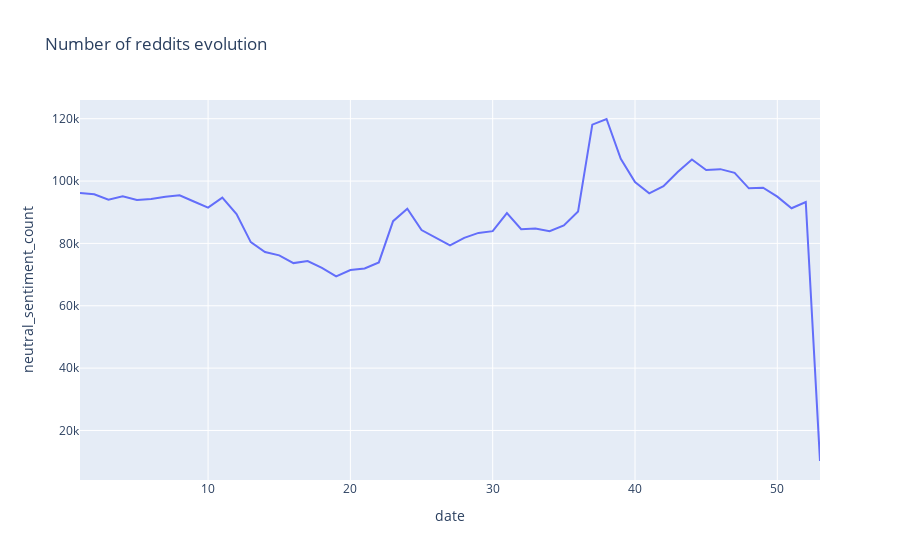

Here is the notebook cell this chart was saved with:
### Code cell
import plotly.express as px

fig = px.line(time_reddit_week, x="date", y="neutral_sentiment_count", title='Number of reddits evolution')
fig.show()

### Figure 1 — Plotly figure (JSON) as saved in the notebook; plotly's stock layout.template omitted (floating-point values rounded to 4 significant figures)
{"data": [{"hoverlabel": {"namelength": 0}, "hovertemplate": "date=%{x}<br>neutral_sentiment_count=%{y}", "legendgroup": "", "line": {"color": "#636efa", "dash": "solid"}, "mode": "lines", "name": "", "showlegend": false, "type": "scatter", "x": [1, 2, 3, 4, 5, 6, 7, 8, 9, 10, 11, 12, 13, 14, 15, 16, 17, 18, 19, 20, 21, 22, 23, 24, 25, 26, 27, 28, 29, 30, 31, 32, 33, 34, 35, 36, 37, 38, 39, 40, 41, 42, 43, 44, 45, 46, 47, 48, 49, 50, 51, 52, 53], "xaxis": "x", "y": [96134, 95765, 93999, 95127, 93947, 94218, 94985, 95411, 93441, 91500, 94688, 89375, 80408, 77219, 76176, 73678, 74337, 72121, 69398, 71437, 71950, 73901, 87129, 91112, 84271, 81883, 79344, 81764, 83370, 83928, 89745, 84543, 84764, 83934, 85786, 90225, 118093, 119901, 107127, 99650, 96059, 98371, 102924, 106902, 103528, 103816, 102643, 97670, 97884, 95003, 91262, 93267, 10207], "yaxis": "y"}], "layout": {"legend": {"tracegroupgap": 0}, "title": {"text": "Number of reddits evolution"}, "xaxis": {"anchor": "y", "domain": [0, 1], "title": {"text": "date"}}, "yaxis": {"anchor": "x", "domain": [0, 1], "title": {"text": "neutral_sentiment_count"}}}}
